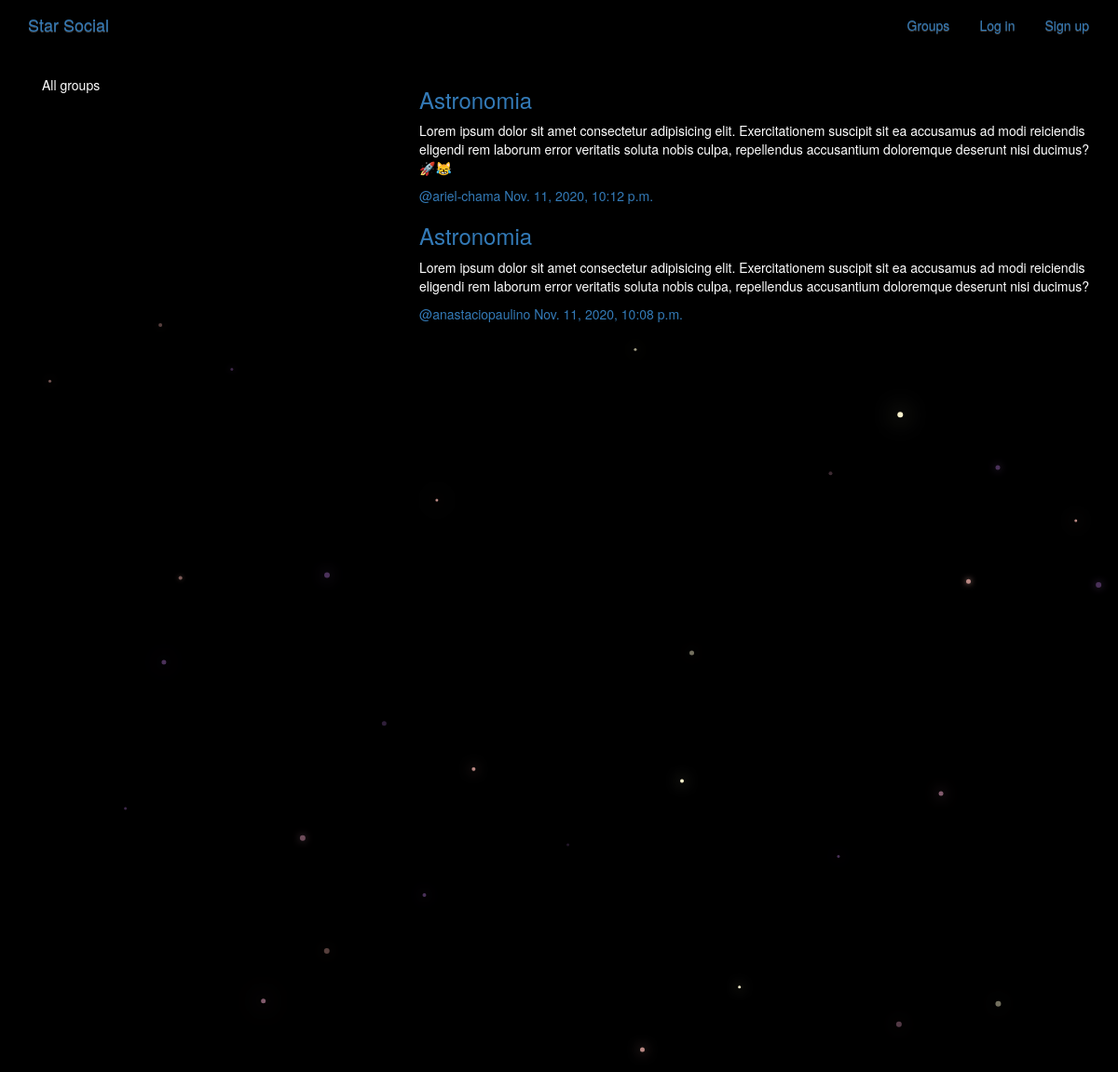
/posts/, run on the app's committed database.
### posts/models.py (models this page shows, shortened)
class Post(models.Model):
    user = models.ForeignKey(User, related_name='posts', on_delete=models.CASCADE)
    created_at = models.DateTimeField(auto_now=True)
    message = models.TextField()
    message_html = models.TextField(editable=False)
    group = models.ForeignKey(Group, related_name='posts', on_delete=models.CASCADE, null=True, blank=True)
    class Meta():
        ordering = ['-created_at']
        unique_together = ['user', 'message']

### groups/models.py (models this page shows, shortened)
class Group(models.Model):
    name = models.CharField(max_length=255, unique=True)
    slug = models.SlugField(allow_unicode=True, unique=True)
    descrition = models.TextField(default='', blank=True)
    descrition_html = models.TextField(editable=False, default='', blank=True)
    members = models.ManyToManyField(User, through='GroupMember')
    class Meta():
        ordering = ['name']

### posts/views.py (the view)
class PostList(generic.ListView):
    model = models.Post
    select_related = ('user', 'group')

### posts/templates/posts/post_list.html (shortened to what this page needs)
{% extends "posts/base.html" %}
{% block prepost %}
<div class="col-md-4">
	<div class="card card-with-shadow">
		<div class="content">
			<h5 class="title">All groups</h5>
		</div>
	</div>
</div>
{% endblock %}
{% block post_content %}
<div class="col-md-8">
	{% for post in post_list %}
  {% include "posts/_post.html" %}
	{% endfor %}
</div>
{% endblock %}

### posts/templates/posts/_post.html (shortened to what this page needs)
<div class="col-md-12">
	<div class="row">
		<div class="col-md-12 my-3">
			<div class="card">
				<h3 class="card-header">
					{% if post.group %}
						<a href="#">{{ post.group.name }}</a></span>
					{% endif %}
				</h3>
				<div class="card-body">
						<p class="card-text text-justify">
							{{ post.message_html|safe }}
						</p>
				</div>
				<div class="card-footer">
					<span class="username"><a href="{% url 'posts:for_user' username=post.user.username %}">@{{ post.user.username }}</a></span>
					<time class="time"><a href="{% url 'posts:single' username=post.user.username pk=post.pk %}">{{ post.created_at }}</a></time>
				</div>
			</div>
		</div>
	</div>
</div>

### static/simplesocial/css/master.css (style rules this page uses)
body { margin: 0; overflow: hidden; background-color: black; color:white; }

### data on the page
Post: group.name "Astronomia", message_html "Lorem ipsum dolor sit amet consectetur adipisicing elit. Exercitationem suscipit sit ea accusamus ad modi reiciendis eligendi rem laborum error veritatis soluta nobis culpa, repellendus accusantium doloremque deserunt nisi ducimus?🚀😹", user.username "ariel-chama", created_at "Nov. 11, 2020, 10:12 p.m."
Post: group.name "Astronomia", message_html "Lorem ipsum dolor sit amet consectetur adipisicing elit. Exercitationem suscipit sit ea accusamus ad modi reiciendis eligendi rem laborum error veritatis soluta nobis culpa, repellendus accusantium doloremque deserunt nisi ducimus?", user.username "anastaciopaulino", created_at "Nov. 11, 2020, 10:08 p.m."
